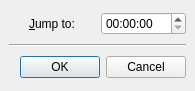
<ui version="4.0" >
 <class>TimeDialog</class>
 <widget class="QDialog" name="TimeDialog" >
  <property name="geometry" >
   <rect>
    <x>0</x>
    <y>0</y>
    <width>195</width>
    <height>91</height>
   </rect>
  </property>
  <property name="windowTitle" >
   <string>SMPlayer - Seek</string>
  </property>
  <property name="windowIcon" >
   <iconset/>
  </property>
  <layout class="QVBoxLayout" >
   <property name="margin" >
    <number>9</number>
   </property>
   <property name="spacing" >
    <number>6</number>
   </property>
   <item>
    <layout class="QHBoxLayout" >
     <property name="margin" >
      <number>0</number>
     </property>
     <property name="spacing" >
      <number>6</number>
     </property>
     <item>
      <widget class="QLabel" name="label" >
       <property name="sizePolicy" >
        <sizepolicy>
         <hsizetype>1</hsizetype>
         <vsizetype>5</vsizetype>
         <horstretch>0</horstretch>
         <verstretch>0</verstretch>
        </sizepolicy>
       </property>
       <property name="text" >
        <string>&amp;Jump to:</string>
       </property>
       <property name="alignment" >
        <set>Qt::AlignCenter</set>
       </property>
       <property name="buddy" >
        <cstring>time_edit</cstring>
       </property>
      </widget>
     </item>
     <item>
      <widget class="QTimeEdit" name="time_edit" />
     </item>
    </layout>
   </item>
   <item>
    <widget class="Line" name="line" >
     <property name="orientation" >
      <enum>Qt::Horizontal</enum>
     </property>
    </widget>
   </item>
   <item>
    <widget class="QDialogButtonBox" name="buttonBox" >
     <property name="orientation" >
      <enum>Qt::Horizontal</enum>
     </property>
     <property name="standardButtons" >
      <set>QDialogButtonBox::Cancel|QDialogButtonBox::NoButton|QDialogButtonBox::Ok</set>
     </property>
    </widget>
   </item>
  </layout>
 </widget>
 <resources/>
 <connections>
  <connection>
   <sender>buttonBox</sender>
   <signal>accepted()</signal>
   <receiver>TimeDialog</receiver>
   <slot>accept()</slot>
   <hints>
    <hint type="sourcelabel" >
     <x>248</x>
     <y>254</y>
    </hint>
    <hint type="destinationlabel" >
     <x>157</x>
     <y>274</y>
    </hint>
   </hints>
  </connection>
  <connection>
   <sender>buttonBox</sender>
   <signal>rejected()</signal>
   <receiver>TimeDialog</receiver>
   <slot>reject()</slot>
   <hints>
    <hint type="sourcelabel" >
     <x>316</x>
     <y>260</y>
    </hint>
    <hint type="destinationlabel" >
     <x>286</x>
     <y>274</y>
    </hint>
   </hints>
  </connection>
 </connections>
</ui>
